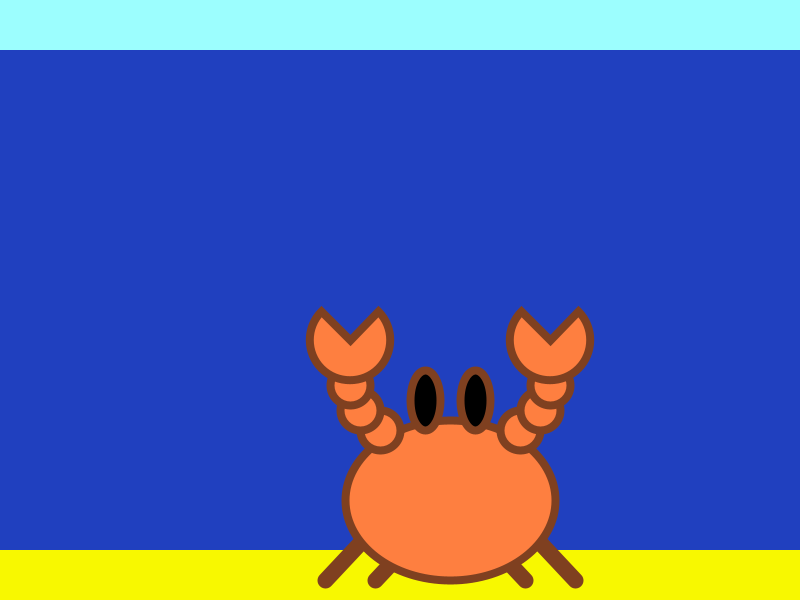
Frame 1 (no input)
Frame 60 (the mouse pressed at the canvas centre just before this capture): identical to frame 1, image omitted
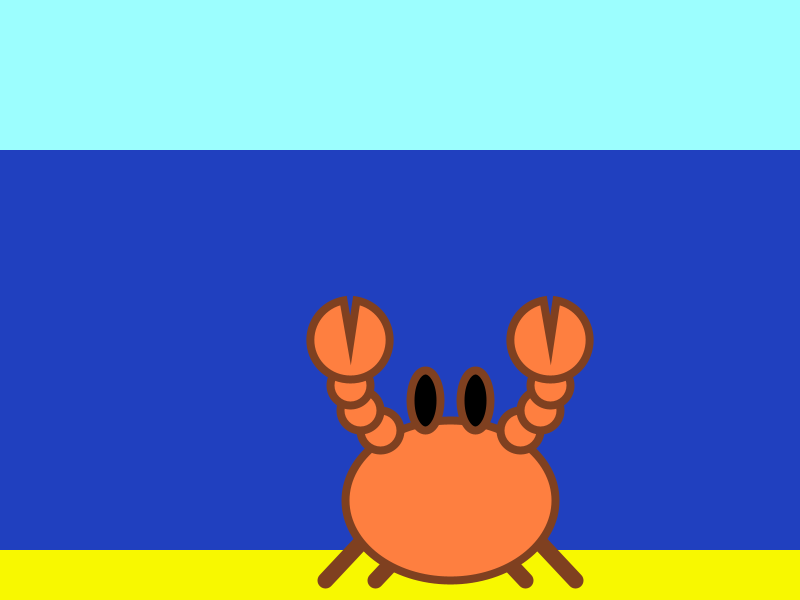
Frame 120 (the mouse held since frame 60 and released just before this capture)

The Processing sketch that drew these frames (run headless with seeded random() and noise(); from frame 60 on, the mouse is pressed at the canvas centre):

// Processing sketch: code_2
// ── code_2.pde
//        surname:Stander
//      firstname:Ryan
//          class:M
// student number:477316

color black  = color(   0 );
color white  = color( 254 );
color navy   = color(  32,  64, 191 );
color cyan   = color( 156, 254, 254 );
color yellow = color( 248, 248,   0 );
color orange = color( 254, 127,  64 );
color brown  = color( 127,  64,  32 );

int seaLevel=0;
int x = 450;
int clawAngle = 45;


void setup() {
    size( 800, 600 );
}


void draw() {
    background( navy );
    fill( cyan );
    noStroke();
      
    seaLevel=(int)map(mouseX,0, width, 50, 250);
    rect( 0, 0, width,seaLevel ); // the sky/sea level


    // the sea bottom
    fill( yellow );
    noStroke();
    rect( 0, 550, width, 50 );


    x = constrain( x, 150, width - 150 );


    // draw crab 
    fill( orange );
    stroke( brown );


    // draw crab legs
    strokeWeight( 16 );
    line( x, 500, x - 75, 580 );
    line( x - 50 , 500, x - 125, 580 );
    line( x, 500, x + 75, 580 );
    line( x + 50 , 500, x + 125, 580 );


    // draw crab body
    strokeWeight( 8 );
    ellipse( x, 500, 210, 160 );


    // draw crab arms
    ellipse( x-70, 430, 40, 40 );
    ellipse( x-90, 410, 40, 40 );
    ellipse( x-100, 385, 40, 40 );

    ellipse( x+70, 430, 40, 40 );
    ellipse( x+90, 410, 40, 40 );
    ellipse( x+100, 385, 40, 40 );


    // draw crab claws
    arc( x+100, 340, 80, 80, radians( clawAngle - 90 ), radians( 270 - clawAngle ), PIE );
    arc( x-100, 340, 80, 80, radians( clawAngle - 90 ), radians( 270 - clawAngle ), PIE );


    // crab eyes
    fill( black );
    strokeWeight( 8 );
    ellipse( x-25, 400, 30, 60 );
    ellipse( x+25, 400, 30, 60 );
    //claw close
    if (mousePressed == true) {
    clawAngle=10;
    }else{
     clawAngle=45; 
    }
}
void keyPressed(){

  if (key=='j'){
    x=x-10;
  }
  if (key=='i'){
    x=x+10;
  }
}
